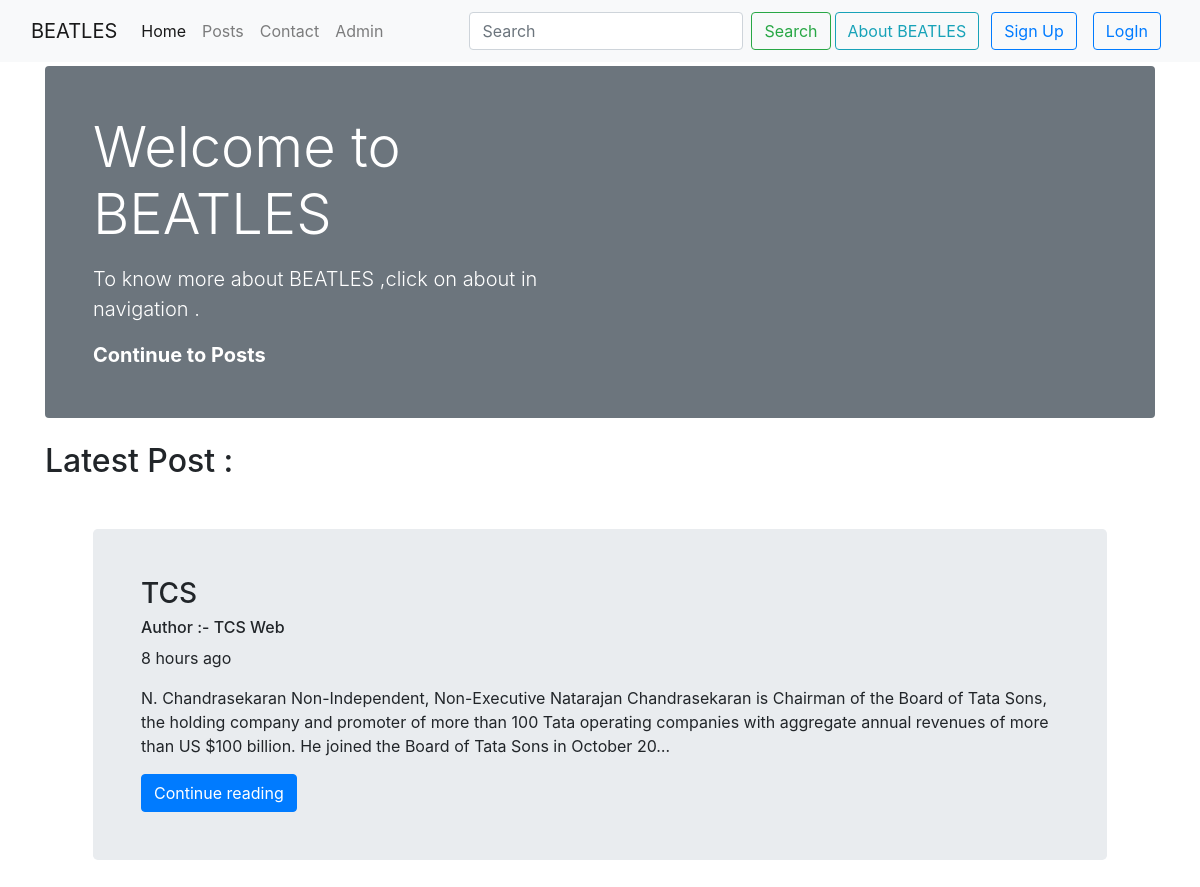
The page / on the database its author committed.
### CompanyPost/models.py (models this page shows, shortened)
class PostsInfo(models.Model):
    sno = models.AutoField(primary_key=True)
    title = models.CharField(max_length=255)
    content = models.TextField()
    author = models.CharField(max_length=20)
    slug = models.SlugField(max_length = 130,unique=True)
    timeStamp = models.DateTimeField(blank=True)

### HOME/views.py (the view)
# urls.py: 2. Add a URL to urlpatterns:  path('', views.home, name='home')
def home(request):
    latest_post = list(PostsInfo.objects.all())
    latest_post.reverse()
    context={'latest_post':latest_post[:1]}
    return render(request,'home/home.html',context)

### templates/home/home.html (shortened to what this page needs)
{% extends 'base.html' %}
{% load static %}
{% load humanize %}
{% block homeactive %}active{% endblock homeactive %}
{% block signup %}
<button type="button" class="btn btn-outline-primary mx-2" data-bs-toggle="modal" data-bs-target="#signupModal">
    Sign Up
</button>
{% endblock signup %}
{% block login %}
<button type="button" class="btn btn-outline-primary mx-2" data-bs-toggle="modal" data-bs-target="#loginModal">
    LogIn
</button>
{% endblock login %}
{% block body %}
<div class="p-4 p-md-5 mb-4 text-white rounded bg-secondary my-1 ">
    <div class="col-md-6 px-0">
      <h1 class="display-4 ">Welcome to BEATLES</h1>
      <p class="lead my-3">To know more about BEATLES ,click on about in navigation . </p>
      <p class="lead mb-0"><a href="/posts  " class="text-white fw-bold">Continue to Posts</a></p>
    </div>
  </div>
<h2>Latest Post :</h2>
{% for post in latest_post  %}
<div class="jumbotron p-4 p-md-5 mb-4 m-5 my-4 ">
<h3 >{{post.title}}</h3>
<h6>Author :- {{post.author}}</h6>
<p>{{post.timeStamp | naturaltime }}</p>
<p>{{post.content|truncatechars:300}}</p>
<a href="/posts/{{post.slug}}/"><button class="btn btn-primary"  >Continue reading</button></a>
</div>
{% endfor %}
{% endblock body %}

### rows shown on the page
PostsInfo: title "TCS", author "TCS Web", timeStamp "8 hours ago", content "N. Chandrasekaran Non-Independent, Non-Executive Natarajan Chandrasekaran is Chairman of the Board of Tata Sons, the holding company and promoter of more than 100 Tata operating companies with aggregate annual revenues of more than US $100 billion. He joined the Board of Tata Sons in October 20…"
